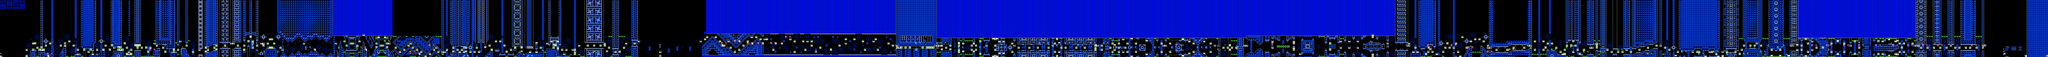

The image is a tile-based game level rendered from a .tmx file. Its description and source (layers, tilesets, objects; grid data summarised) follow:
An orthogonal 960x27 tile map with 16x16 px tiles, 2 tile layers (SP, ...), 2 tilesets, 2 image layers.

<map version="1.10" tiledversion="1.11.2" orientation="orthogonal" renderorder="right-down" width="960" height="27" tilewidth="16" tileheight="16" infinite="0" nextlayerid="5" nextobjectid="1">
 <editorsettings>
  <chunksize width="16" height="27" />
  <export target="stereomadness.csv" format="csv" />
 </editorsettings>
 <tileset firstgid="1" name="famidash" tilewidth="16" tileheight="16" tilecount="256" columns="16">
  <image source="../../../GRAPHICS/famidash.bmp" width="256" height="256" />
 </tileset>
 <tileset firstgid="257" name="sprites" tilewidth="16" tileheight="16" tilecount="256" columns="16">
  <image source="../../../GRAPHICS/sprites.png" width="256" height="256" />
 </tileset>
 <imagelayer id="3" name="Image Layer 1" parallaxx="0.9" parallaxy="0.9" repeatx="1" repeaty="1">
  <image source="../../../GRAPHICS/Old/parallax Blue.bmp" width="144" height="72" />
 </imagelayer>
 <imagelayer id="4" name="Image Layer 2" offsetx="0" offsety="432" repeatx="1">
  <image source="../../../GRAPHICS/ground.bmp" width="64" height="128" />
 </imagelayer>
 <layer id="1" width="960" height="27">
  <data>[25920 cells, 25920 non-empty, 151 distinct tile ids]</data>
 </layer>
 <layer id="2" name="SP" width="960" height="27">
  <data>[25920 cells, 668 non-empty, 68 distinct tile ids]</data>
 </layer>
</map>
